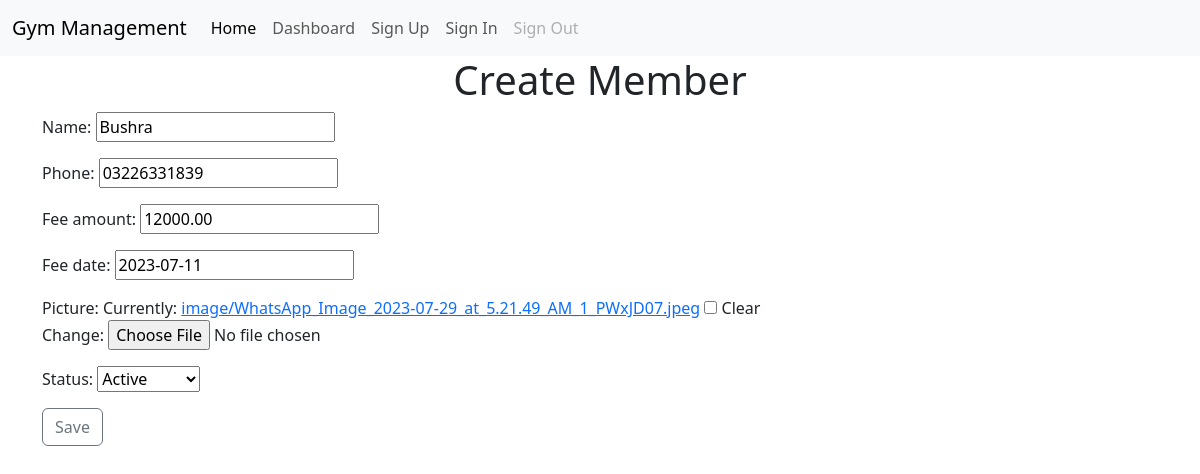
The page /update_member/9/ on the database its author committed.
### member/models.py (models this page shows, shortened)
class Members(models.Model):
    name=models.CharField(max_length=12)
    phone=models.CharField(max_length=15)
    fee_amount=models.DecimalField(max_digits=10,decimal_places=2)
    fee_date=models.DateField(null=True,blank=True)
    picture=models.ImageField(upload_to='image/',blank=True,null=True)
    status_choices=[("active","Active"),("non active","Non Active")]
    status=models.CharField(choices=status_choices,default="active",max_length=10)

### member/views.py (the view)
# urls.py: path('update_member/<int:pk>/', views.update_member, name="update_member"),
def update_member(request,pk):
    member=Members.objects.get(id=pk)
    form=MemberForm(instance=member)
    if request.method == 'POST':
        form=MemberForm(request.POST,instance=member)
        if form.is_valid():
            form.save()
            return redirect('/')
    context = {
        'form':form,
    }
    return render(request,'create_member.html',context)

### member/forms.py
class MemberForm(forms.ModelForm):
    class Meta:
        model=Members
        fields='__all__'

### template/create_member.html (shortened to what this page needs)
{% include 'navbar.html' %}
{% block content %}
    <h1 class="text-center">Create Member</h1>
<div class="container">
    <form method="POST" enctype="multipart/form-data">
        <div class="form-group">
        {{ form.as_p }}
        <button type="submit" class="btn btn-outline-secondary">Save</button>
        </div>
    </form>
</div>
{% endblock %}

### rows shown on the page
Members: name "Bushra", phone "03226331839", fee_amount "12000.00", fee_date "2023-07-11", status "Active"
